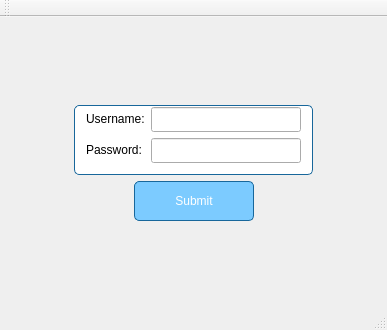
<?xml version="1.0" encoding="UTF-8"?>
<ui version="4.0">
 <class>MainWindow</class>
 <widget class="QMainWindow" name="MainWindow">
  <property name="geometry">
   <rect>
    <x>0</x>
    <y>0</y>
    <width>387</width>
    <height>330</height>
   </rect>
  </property>
  <property name="windowTitle">
   <string>MainWindow</string>
  </property>
  <widget class="QWidget" name="centralWidget">
   <property name="styleSheet">
    <string notr="true">#centralWidget { 
border-image: url(:/images/login_bg.png); }</string>
   </property>
   <layout class="QVBoxLayout" name="verticalLayout">
    <item>
     <spacer name="verticalSpacer">
      <property name="orientation">
       <enum>Qt::Vertical</enum>
      </property>
      <property name="sizeHint" stdset="0">
       <size>
        <width>20</width>
        <height>73</height>
       </size>
      </property>
     </spacer>
    </item>
    <item>
     <layout class="QHBoxLayout" name="horizontalLayout_2">
      <property name="spacing">
       <number>7</number>
      </property>
      <property name="topMargin">
       <number>0</number>
      </property>
      <item>
       <spacer name="horizontalSpacer_3">
        <property name="orientation">
         <enum>Qt::Horizontal</enum>
        </property>
        <property name="sizeHint" stdset="0">
         <size>
          <width>40</width>
          <height>20</height>
         </size>
        </property>
       </spacer>
      </item>
      <item>
       <widget class="QFrame" name="formFrame">
        <property name="styleSheet">
         <string notr="true">#formFrame { 
border: 1px solid rgb(24, 103, 155); 
border-radius: 5px; 
background-color: white; }</string>
        </property>
        <layout class="QFormLayout" name="formLayout">
         <property name="topMargin">
          <number>1</number>
         </property>
         <item row="2" column="0">
          <widget class="QLabel" name="label">
           <property name="text">
            <string>Password:</string>
           </property>
          </widget>
         </item>
         <item row="1" column="0">
          <widget class="QLabel" name="label_2">
           <property name="text">
            <string>Username:</string>
           </property>
          </widget>
         </item>
         <item row="1" column="1">
          <widget class="QLineEdit" name="lineEdit">
           <property name="minimumSize">
            <size>
             <width>150</width>
             <height>25</height>
            </size>
           </property>
          </widget>
         </item>
         <item row="2" column="1">
          <widget class="QLineEdit" name="lineEdit_2">
           <property name="minimumSize">
            <size>
             <width>150</width>
             <height>25</height>
            </size>
           </property>
          </widget>
         </item>
        </layout>
       </widget>
      </item>
      <item>
       <spacer name="horizontalSpacer_4">
        <property name="orientation">
         <enum>Qt::Horizontal</enum>
        </property>
        <property name="sizeHint" stdset="0">
         <size>
          <width>40</width>
          <height>20</height>
         </size>
        </property>
       </spacer>
      </item>
     </layout>
    </item>
    <item>
     <layout class="QHBoxLayout" name="horizontalLayout">
      <item>
       <spacer name="horizontalSpacer">
        <property name="orientation">
         <enum>Qt::Horizontal</enum>
        </property>
        <property name="sizeHint" stdset="0">
         <size>
          <width>40</width>
          <height>20</height>
         </size>
        </property>
       </spacer>
      </item>
      <item>
       <widget class="QPushButton" name="pushButton">
        <property name="minimumSize">
         <size>
          <width>120</width>
          <height>40</height>
         </size>
        </property>
        <property name="styleSheet">
         <string notr="true">border: 1px solid rgb(24, 103, 155); 
border-radius: 5px; 
background-color: rgb(124, 203, 255); 
color: white;</string>
        </property>
        <property name="text">
         <string>Submit</string>
        </property>
       </widget>
      </item>
      <item>
       <spacer name="horizontalSpacer_2">
        <property name="orientation">
         <enum>Qt::Horizontal</enum>
        </property>
        <property name="sizeHint" stdset="0">
         <size>
          <width>40</width>
          <height>20</height>
         </size>
        </property>
       </spacer>
      </item>
     </layout>
    </item>
    <item>
     <spacer name="verticalSpacer_2">
      <property name="orientation">
       <enum>Qt::Vertical</enum>
      </property>
      <property name="sizeHint" stdset="0">
       <size>
        <width>20</width>
        <height>40</height>
       </size>
      </property>
     </spacer>
    </item>
   </layout>
  </widget>
  <widget class="QMenuBar" name="menuBar">
   <property name="geometry">
    <rect>
     <x>0</x>
     <y>0</y>
     <width>387</width>
     <height>30</height>
    </rect>
   </property>
  </widget>
  <widget class="QToolBar" name="mainToolBar">
   <attribute name="toolBarArea">
    <enum>TopToolBarArea</enum>
   </attribute>
   <attribute name="toolBarBreak">
    <bool>false</bool>
   </attribute>
  </widget>
  <widget class="QStatusBar" name="statusBar"/>
 </widget>
 <layoutdefault spacing="6" margin="11"/>
 <resources/>
 <connections/>
</ui>
